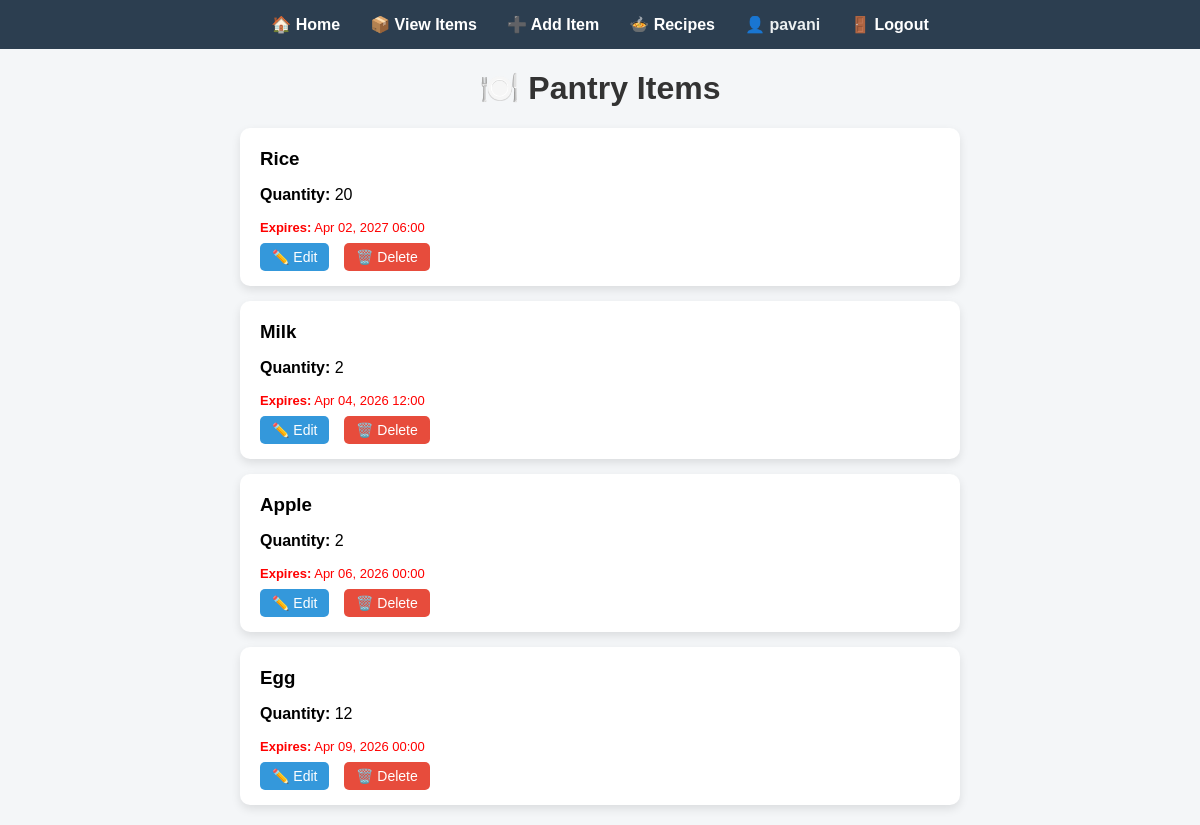
Page /view/ (signed in) on the earlier database version.
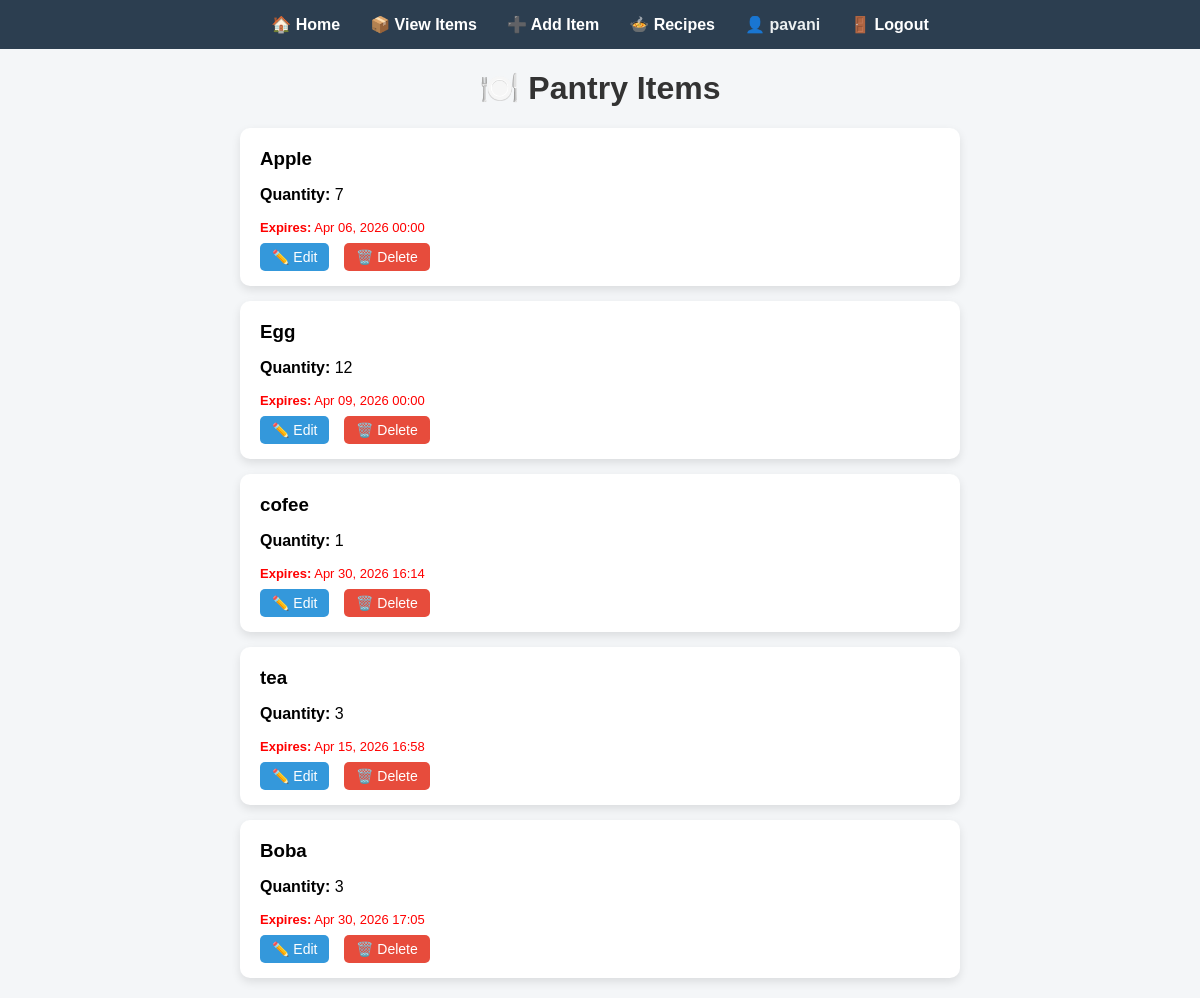
Same page on the later database version.
### pantry/models.py (models this page shows, shortened)
class Item(models.Model):
    user = models.ForeignKey(User, on_delete=models.CASCADE)  # ✅ NEW
    name = models.CharField(max_length=100)
    quantity = models.IntegerField()
    added_date = models.DateTimeField(auto_now_add=True)
    exp_date = models.DateTimeField(null=True, blank=True)

### pantry/views.py (the view)
# urls.py: path('view/', views.item_list, name='item_list'),
@login_required
def item_list(request):
    items = Item.objects.filter(user=request.user)
    today = timezone.now()
    soon = today + timedelta(days=2)
    expiring_items = []
    for item in items:
        if item.exp_date:
            if item.exp_date < today:
                item.status = "expired"
            elif item.exp_date <= soon:
                item.status = "expiring"
                expiring_items.append(item)   # 🔥 store for popup
            else:
                item.status = "fresh"
        else:
            item.status = "no_date"
    return render(request, 'pantry/item_list.html', {
        'products': items,
        'expiring_items': expiring_items   # 🔥 send to UI
    })

### pantry/templates/pantry/item_list.html (shortened to what this page needs)
<!DOCTYPE html>
<html>
<head>
</head>
<body>
    <div class="navbar">
    <a href="/">🏠 Home</a>
    <a href="/view/">📦 View Items</a>
    <a href="/add/">➕ Add Item</a>
    <a href="/recipes/">🍲 Recipes</a>
    {% if user.is_authenticated %}
        <span>👤 {{ user.username }}</span>
        <a href="/logout/">🚪 Logout</a>
    {% endif %}
</div>
    <h1>🍽️ Pantry Items</h1>
    <div class="container">
        {% if products %}
            {% for item in products %}
                <div class="card">
                    <h3>{{ item.name }}</h3>
                    <p><strong>Quantity:</strong> {{ item.quantity }}</p>
                    <p class="expiry">
                        <strong>Expires:</strong> {{ item.exp_date|date:"M d, Y H:i" }}
                    </p>
                    <div class="actions">
                        <a href="/edit/{{ item.id }}/" class="btn edit">✏️ Edit</a>
                        <a href="/delete/{{ item.id }}/"
                           class="btn delete"
                           onclick="return confirm('Are you sure you want to delete this item?');">
                           🗑️ Delete
                        </a>
                    </div>
                </div>
            {% endfor %}
        {% else %}
            <p class="empty">No items in pantry 🥲</p>
        {% endif %}
    </div>
</body>
</html>

### pantry/templates/pantry/item_list.html (style rules this page uses)
body { font-family: Arial, sans-serif; background-color: #f4f6f8; margin: 0; }
.navbar { background-color: #2c3e50; padding: 15px; display: flex; justify-content: center; gap: 30px; }
.navbar a { color: white; text-decoration: none; font-weight: bold; }
h1 { text-align: center; margin-top: 20px; color: #333; }
.container { width: 60%; margin: 20px auto; }
.card { background: white; padding: 20px; margin: 15px 0; border-radius: 10px; box-shadow: 0 4px 10px rgba(0,0,0,0.1); text-align: left; transition: transform 0.2s ease; }
.card h3 { margin: 0 0 10px 0; }
.expiry { color: red; font-size: 13px; }
.actions { margin-top: 10px; }
.btn { padding: 6px 12px; border-radius: 5px; text-decoration: none; font-size: 14px; margin-right: 10px; }
.edit { background-color: #3498db; color: white; }
.delete { background-color: #e74c3c; color: white; }
.navbar span { color: #ecf0f1; font-weight: bold; }

Differences in the rows shown:
removed Item: name "Rice", quantity "20", exp_date "Apr 02, 2027 06:00"
removed Item: name "Milk", quantity "2", exp_date "Apr 04, 2026 12:00"
changed Item "Apple": quantity "2" → "7"
added Item: name "cofee", quantity "1", exp_date "Apr 30, 2026 16:14"
added Item: name "tea", quantity "3", exp_date "Apr 15, 2026 16:58"
added Item: name "Boba", quantity "3", exp_date "Apr 30, 2026 17:05"
